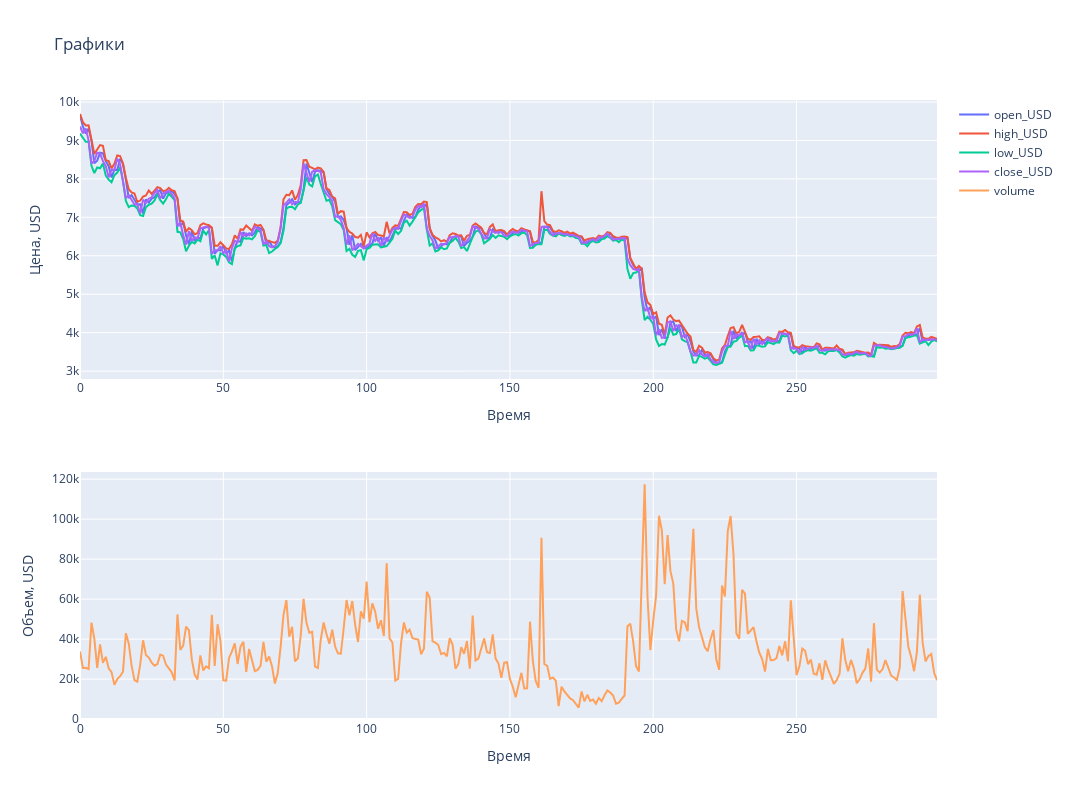

Notebook code cell kept with this figure:
### Markdown cell above
### Вывод графиков

### Code cell
start = 0
length = 300

fig = go.Figure()

for chn in range(4):
    fig.add_trace(go.Scatter(
        x=list(range(length)),
        y=data[start:start + length, chn],
        mode='lines',
        name=CHANNEL_NAMES[chn],
        yaxis="y1",
        xaxis="x1"
    ))

fig.add_trace(go.Scatter(
    x=list(range(length)),
    y=data[start:start + length, 4],
    mode='lines',
    name=CHANNEL_NAMES[4],
    yaxis="y2",
    xaxis="x2"
))

fig.update_layout(
    title='Графики',
    xaxis1=dict(
        title='Время',
        domain=[0, 1],
        anchor='y1'
    ),
    xaxis2=dict(
        title='Время',
        domain=[0, 1],
        anchor='y2'
    ),
    yaxis=dict(
        title='Цена, USD',
        position=0,
        anchor='x',
        domain=[0.55, 1]
    ),
    yaxis2=dict(
        title='Объем, USD',
        position=0,
        anchor='x',
        domain=[0, 0.4]
    ),
    legend=dict(),
    width=1070, height=800
)

fig.show()

### Figure 1 — Plotly figure (JSON) as saved in the notebook; plotly's stock layout.template omitted (floating-point values rounded to 4 significant figures; data arrays with more than 128 entries replaced by an {"elided": "..."} marker saying what was removed)
{"data": [{"mode": "lines", "name": "open_USD", "type": "scatter", "x": {"elided": "300 int values"}, "xaxis": "x", "y": {"elided": "300 float values"}, "yaxis": "y"}, {"mode": "lines", "name": "high_USD", "type": "scatter", "x": {"elided": "300 int values"}, "xaxis": "x", "y": {"elided": "300 float values"}, "yaxis": "y"}, {"mode": "lines", "name": "low_USD", "type": "scatter", "x": {"elided": "300 int values"}, "xaxis": "x", "y": {"elided": "300 float values"}, "yaxis": "y"}, {"mode": "lines", "name": "close_USD", "type": "scatter", "x": {"elided": "300 int values"}, "xaxis": "x", "y": {"elided": "300 float values"}, "yaxis": "y"}, {"mode": "lines", "name": "volume", "type": "scatter", "x": {"elided": "300 int values"}, "xaxis": "x2", "y": {"elided": "300 int values"}, "yaxis": "y2"}], "layout": {"height": 800, "title": {"text": "Графики"}, "width": 1070, "xaxis": {"anchor": "y", "autorange": true, "domain": [0, 1], "range": [0, 299], "title": {"text": "Время"}, "type": "linear"}, "xaxis2": {"anchor": "y2", "autorange": true, "domain": [0, 1], "range": [0, 299], "title": {"text": "Время"}, "type": "linear"}, "yaxis": {"anchor": "x", "autorange": true, "domain": [0.55, 1], "position": 0, "range": [2793.0, 10050.0], "title": {"text": "Цена, USD"}, "type": "linear"}, "yaxis2": {"anchor": "x", "autorange": true, "domain": [0, 0.4], "position": 0, "range": [-459.1, 123600.0], "title": {"text": "Объем, USD"}, "type": "linear"}}}
